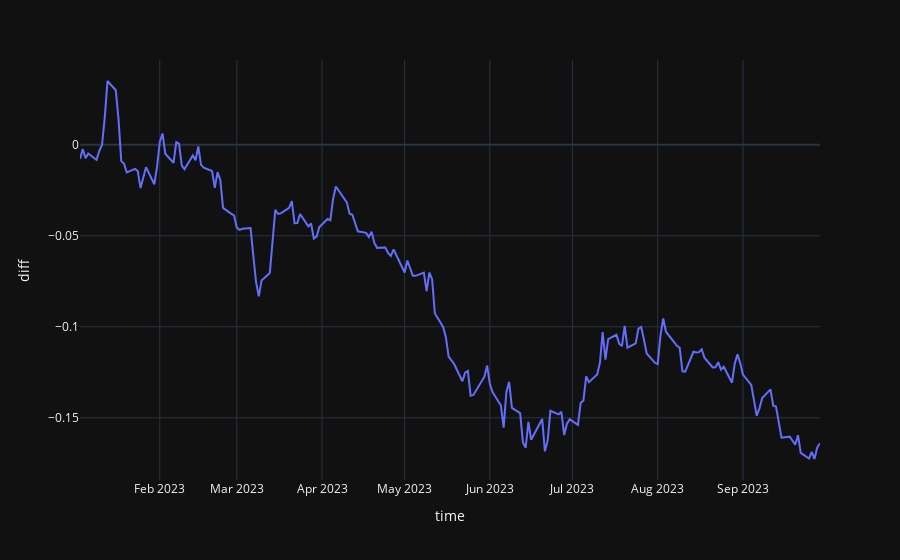

Notebook code for this chart:
### Code cell
px.line(c_df, x='time', y='diff')

### Figure 1 — Plotly figure (JSON) as saved in the notebook; plotly's stock layout.template omitted (floating-point values rounded to 4 significant figures; data arrays with more than 128 entries replaced by an {"elided": "..."} marker saying what was removed)
{"data": [{"hovertemplate": "time=%{x}<br>diff=%{y}<extra></extra>", "legendgroup": "", "line": {"color": "#636efa", "dash": "solid"}, "marker": {"symbol": "circle"}, "mode": "lines", "name": "", "orientation": "v", "showlegend": false, "x": {"elided": "193 str values"}, "xaxis": "x", "y": {"elided": "193 float values"}, "yaxis": "y", "type": "scatter"}], "layout": {"xaxis": {"anchor": "y", "domain": [0.0, 1.0], "title": {"text": "time"}}, "yaxis": {"anchor": "x", "domain": [0.0, 1.0], "title": {"text": "diff"}}, "legend": {"tracegroupgap": 0}, "margin": {"t": 60}}}
